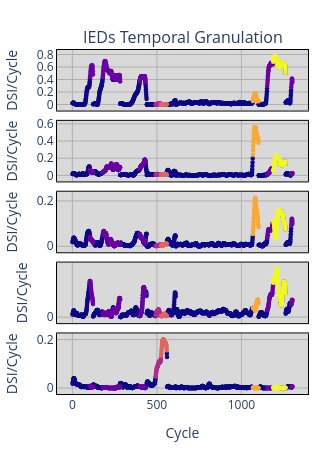

Notebook code cell kept with this figure:
### Code cell
brngs = [f'B1_{i+1}' for i in range(5)]
brngs = ['B1_1','B1_2','B1_3','B1_4','B1_5','B2_1','B2_2','B2_4',]
paths = [f'Dataset\DSIR1n\{brng}.csv' for brng in brngs]
DSIs = [pd.read_csv(path) for path in paths]

teda=AutoCloud(m=1.7,nI=nI,nR=nR,nO=nO,ηS=[N1,N2,N3],act=act,
               tau=τ,eol=EOL,ref=ref,wtaG=WTAG,wtaP=WTAP,feedback=FEEDBACK,mO=mO,
               rho=RHO,lam=LAM,intr_state=INTR_STATE,
               rho_dyn=RHO_DYN,rho_eta=RHO_ETA,rho_T=RHO_T,rho_beta=RHO_BETA,rho_min=RHO_MIN,rho_max=RHO_MAX,
               rls_mode='pol',nf_rls=3,ff_rls=0.9,dt_rls=1e3,
               )
w = 2

for DSI in DSIs: 
    teda.SimGranulation(WindowDSI(DSI,w))   

print(f"HI (HI_Granularity): cov={teda.cov:.3f} | sp={teda.sp:.3f} | V=média(cov*sp)={teda.V:.4f} | Vsum={teda.Vsum:.4f}")
PlotSimulation(teda=teda,mode='ply',xi=10, yf=100,ftrs=5,dsi_mode='hide',)
